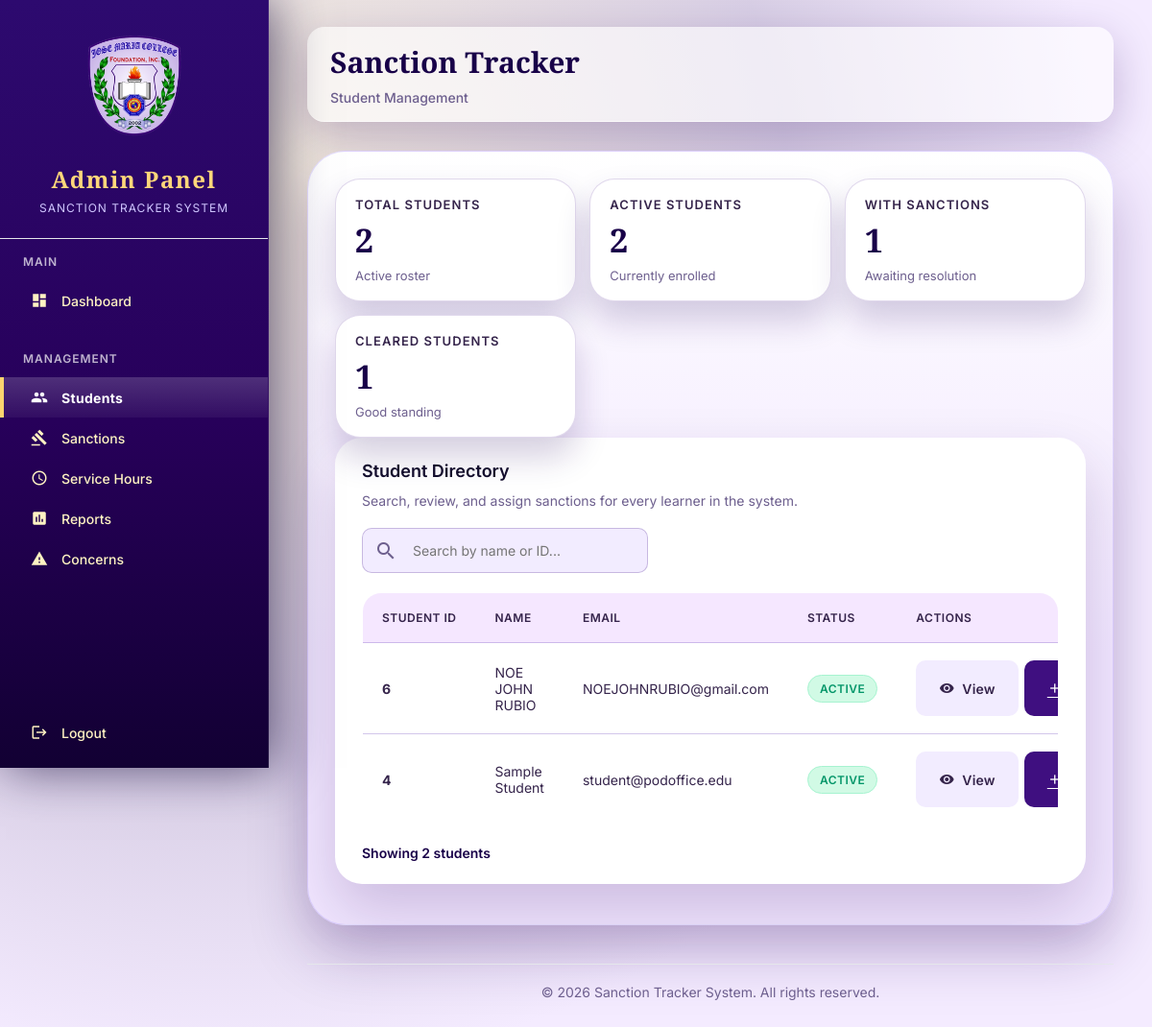
Screenshot of /student-management/ (signed in) with the database file from the repository.
### authentication/models.py (models this page shows, shortened)
class User(AbstractUser):
    ROLE_CHOICES = (
        ('student', 'Student'),
        ('admin', 'Administrator'),
    )
    STATUS_CHOICES = (
        ('active', 'Active'),
        ('inactive', 'Inactive'),
        ('suspended', 'Suspended'),
    )
    role = models.CharField(max_length=20, choices=ROLE_CHOICES, default='student')
    email = models.EmailField(unique=True)
    status = models.CharField(max_length=20, choices=STATUS_CHOICES, default='active')
    student_code = models.CharField(max_length=30, unique=True, blank=True, null=True)
    department = models.CharField(max_length=120, blank=True)
    course_year = models.CharField(max_length=60, blank=True)
    created_at = models.DateTimeField(auto_now_add=True, null=True)
    updated_at = models.DateTimeField(auto_now=True)
    objects = CustomUserManager()
    class Meta:
        ordering = ['-created_at']
        verbose_name = 'User'
        verbose_name_plural = 'Users'

### authentication/views.py (the view, shortened to what this page needs)
# urls.py: path('student-management/', auth_views.student_management_view, name='student_management'),
@login_required
def student_management_view(request):
    if not has_admin_access(request.user):
        messages.error(request, "You do not have permission to access this page.")
        return redirect("dashboard")
    students = User.objects.filter(role="student")
    search_query = request.GET.get("search", "").strip()
    total_students = students.count()
    active_students = students.filter(is_active=True).count()
    students_with_sanctions = (
        Sanction.objects.filter(student__in=students)
        .values("student")
        .distinct()
        .count()
    )
    context = {
        "students": students,
        "search_query": search_query,
        "student_count": total_students,
        "active_students_count": active_students,
        "students_with_sanctions_count": students_with_sanctions,
        "students_without_sanctions_count": total_students - students_with_sanctions,
    }
    return render(request, "admin/student_management.html", context)

### authentication/views.py (called while the page is built)
def has_admin_access(user):
    return user.is_authenticated and (
        user.is_superuser or user.is_staff or getattr(user, "role", None) == "admin"
    )

### templates/admin/student_management.html (shortened to what this page needs)
{% load static %}
<!DOCTYPE html>
<html lang="en">
<head>
    <link rel="stylesheet" href="{% static 'css/admin-theme.css' %}">
</head>
<body>
    <div class="sidebar">
        <div class="sidebar-header">
            <div class="sidebar-logo">
                <img src="{% static 'images/logo1.png' %}" alt="School logo">
            </div>
            <h1>Admin Panel</h1>
            <p>Sanction Tracker System</p>
        </div>
        <div class="nav-section">
            <h3>Main</h3>
            <a href="{% url 'admin_dashboard' %}" class="nav-item">
                <i class="material-icons">dashboard</i>
                <span>Dashboard</span>
            </a>
        </div>
        <div class="nav-section">
            <h3>Management</h3>
            <a href="{% url 'student_management' %}" class="nav-item active">
                <i class="material-icons">people</i>
                <span>Students</span>
            </a>
            <a href="{% url 'sanction_management' %}" class="nav-item">
                <i class="material-icons">gavel</i>
                <span>Sanctions</span>
            </a>
            <a href="{% url 'servicehours_management' %}" class="nav-item">
                <i class="material-icons">schedule</i>
                <span>Service Hours</span>
            </a>
            <a href="{% url 'reports_management' %}" class="nav-item">
                <i class="material-icons">assessment</i>
                <span>Reports</span>
            </a>
            <a href="{% url 'concerns_management' %}" class="nav-item">
                <i class="material-icons">warning</i>
                <span>Concerns</span>
            </a>
        </div>
        <div class="nav-section" style="margin-top: auto;">
            <a href="{% url 'logout' %}" class="nav-item">
                <i class="material-icons">logout</i>
                <span>Logout</span>
            </a>
        </div>
    </div>
    <div class="main-content">
        <div class="top-bar">
            <div class="page-title">
                <h2>Sanction Tracker</h2>
                <p>Student Management</p>
            </div>
        </div>
        <div class="student-management-content">
            <div class="stats-grid">
                <div class="stat-card">
                    <div class="stat-title">Total Students</div>
                    <div class="stat-value">{{ student_count }}</div>
                    <div class="stat-change">Active roster</div>
                </div>
                <div class="stat-card">
                    <div class="stat-title">Active Students</div>
                    <div class="stat-value">{{ active_students_count }}</div>
                    <div class="stat-change">Currently enrolled</div>
                </div>
                <div class="stat-card">
                    <div class="stat-title">With Sanctions</div>
                    <div class="stat-value">{{ students_with_sanctions_count }}</div>
                    <div class="stat-change">Awaiting resolution</div>
                </div>
                <div class="stat-card">
                    <div class="stat-title">Cleared Students</div>
                    <div class="stat-value">{{ students_without_sanctions_count }}</div>
                    <div class="stat-change">Good standing</div>
                </div>
            </div>
            <div class="panel students-panel">
                <div>
                    <div class="subtitle">Student Directory</div>
                    <p class="panel-description">Search, review, and assign sanctions for every learner in the system.</p>
                </div>
                <div class="filter-bar">
                    <form method="GET" action="{% url 'student_management' %}" id="student-search-form">
                        <div class="search-box">
                            <i class="material-icons">search</i>
                            <input type="text"
                                   name="search"
                                   placeholder="Search by name or ID..."
                                   value="{{ search_query }}">
                        </div>
                    </form>
                </div>
                {% if students %}
                <div class="students-table-container">
                    <table class="students-table">
                        <thead>
                            <tr>
                                <th>Student ID</th>
                                <th>Name</th>
                                <th>Email</th>
                                <th>Status</th>
                                <th>Actions</th>
                            </tr>
                        </thead>
                        <tbody>
                            {% for student in students %}
                            <tr>
                                <td><strong>{{ student.id }}</strong></td>
                                <td>{{ student.get_full_name|default:student.username }}</td>
                                <td>{{ student.email }}</td>
                                <td>
                                    {% if student.is_active %}
                                    <span class="status-badge status-cleared">Active</span>
                                    {% else %}
                                    <span class="status-badge status-with-sanction">Inactive</span>
                                    {% endif %}
                                </td>
                                <td>
                                    <div class="action-buttons">
                                        <button type="button" class="btn btn-view" data-student-url="{% url 'student_detail' student.id %}">
                                            <i class="material-icons" style="font-size: 16px; vertical-align: middle;">visibility</i>
                                            View
                                        </button>
                                        <a href="{% url 'sanction_management' %}?student_id={{ student.id }}" class="btn btn-add" role="button">
                                            <i class="material-icons" style="font-size: 16px; vertical-align: middle;">add</i>
                                        </a>
                                    </div>
                                </td>
                            </tr>
                            {% endfor %}
                        </tbody>
                    </table>
                </div>
                {% else %}
                <div class="empty-state">
                    <i class="material-icons">search_off</i>
                    <p>No students found. Try a different search term.</p>
                </div>
                {% endif %}
                <p class="student-count">
                    Showing {{ student_count }} student{{ student_count|pluralize }}
                </p>
            </div>
        </div>
        <div class="footer">
            <p>&copy; 2026 Sanction Tracker System. All rights reserved.</p>
        </div>
    </div>
</body>
</html>

### rows the page displays
User: id "6", get_full_name "NOE JOHN RUBIO", email "NOEJOHNRUBIO@gmail.com", is_active "ACTIVE"
User: id "4", get_full_name "Sample Student", email "student@podoffice.edu", is_active "ACTIVE"

### other values shown
{{ student_count }} "2"
{{ active_students_count }} "2"
{{ students_with_sanctions_count }} "1"
{{ students_without_sanctions_count }} "1"
